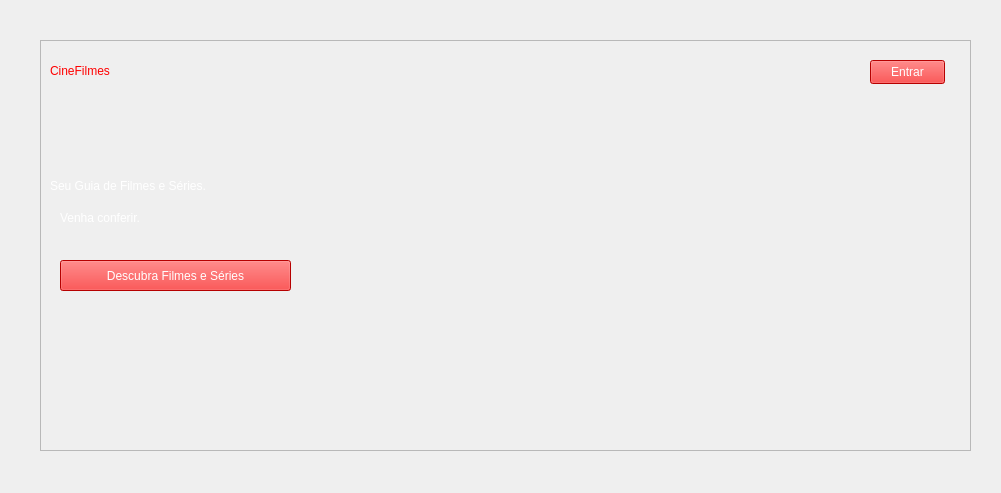
<?xml version="1.0" encoding="UTF-8"?>
<ui version="4.0">
 <class>Pag_inicial</class>
 <widget class="QMainWindow" name="Pag_inicial">
  <property name="geometry">
   <rect>
    <x>0</x>
    <y>0</y>
    <width>1001</width>
    <height>493</height>
   </rect>
  </property>
  <property name="windowTitle">
   <string>MainWindow</string>
  </property>
  <widget class="QWidget" name="tela_inicial">
   <widget class="QFrame" name="Home">
    <property name="geometry">
     <rect>
      <x>40</x>
      <y>40</y>
      <width>931</width>
      <height>411</height>
     </rect>
    </property>
    <property name="frameShape">
     <enum>QFrame::Shape::StyledPanel</enum>
    </property>
    <property name="frameShadow">
     <enum>QFrame::Shadow::Raised</enum>
    </property>
    <widget class="QLabel" name="Home_2">
     <property name="geometry">
      <rect>
       <x>-30</x>
       <y>-20</y>
       <width>961</width>
       <height>441</height>
      </rect>
     </property>
     <property name="styleSheet">
      <string notr="true">gridline-color: qlineargradient(spread:pad, x1:0, y1:0, x2:1, y2:0, stop:0 rgba(0, 0, 0, 255), stop:1 rgba(255, 255, 255, 255));</string>
     </property>
     <property name="text">
      <string/>
     </property>
     <property name="pixmap">
      <pixmap resource="../qrc/foto.qrc">:/foto/filmes.jpg</pixmap>
     </property>
     <property name="scaledContents">
      <bool>true</bool>
     </property>
    </widget>
    <widget class="QLabel" name="txt_CineFilmes">
     <property name="geometry">
      <rect>
       <x>10</x>
       <y>10</y>
       <width>171</width>
       <height>41</height>
      </rect>
     </property>
     <property name="styleSheet">
      <string notr="true">color: rgb(255, 0, 0);
font: 22pt &quot;Segoe UI&quot;;
font: 900 22pt &quot;Segoe UI&quot;;</string>
     </property>
     <property name="text">
      <string>CineFilmes</string>
     </property>
    </widget>
    <widget class="QLabel" name="txt_Seu_Guia_de_Filmes_e_Series">
     <property name="geometry">
      <rect>
       <x>10</x>
       <y>120</y>
       <width>381</width>
       <height>51</height>
      </rect>
     </property>
     <property name="styleSheet">
      <string notr="true">color: rgb(255, 255, 255);
font: 700 22pt &quot;Segoe UI&quot;;</string>
     </property>
     <property name="text">
      <string>Seu Guia de Filmes e Séries.</string>
     </property>
    </widget>
    <widget class="QLabel" name="txt_Venha_conferir">
     <property name="geometry">
      <rect>
       <x>20</x>
       <y>170</y>
       <width>131</width>
       <height>16</height>
      </rect>
     </property>
     <property name="styleSheet">
      <string notr="true">color: rgb(255, 255, 255);
font: 600 12pt &quot;Segoe UI&quot;;</string>
     </property>
     <property name="text">
      <string>Venha conferir.</string>
     </property>
    </widget>
    <widget class="QPushButton" name="btn_Descubra_Filmes_e_Series">
     <property name="geometry">
      <rect>
       <x>20</x>
       <y>220</y>
       <width>231</width>
       <height>31</height>
      </rect>
     </property>
     <property name="styleSheet">
      <string notr="true">color: rgb(255, 0, 0);
background-color: rgb(255, 0, 0);
color: rgb(255, 255, 255);</string>
     </property>
     <property name="text">
      <string>Descubra Filmes e Séries</string>
     </property>
    </widget>
    <widget class="QPushButton" name="btn_Entrar">
     <property name="geometry">
      <rect>
       <x>830</x>
       <y>20</y>
       <width>75</width>
       <height>24</height>
      </rect>
     </property>
     <property name="styleSheet">
      <string notr="true">color: rgb(255, 255, 255);
background-color: rgb(255, 0, 0);</string>
     </property>
     <property name="text">
      <string>Entrar</string>
     </property>
    </widget>
   </widget>
  </widget>
 </widget>
 <resources>
  <include location="../qrc/foto.qrc"/>
 </resources>
 <connections/>
</ui>
